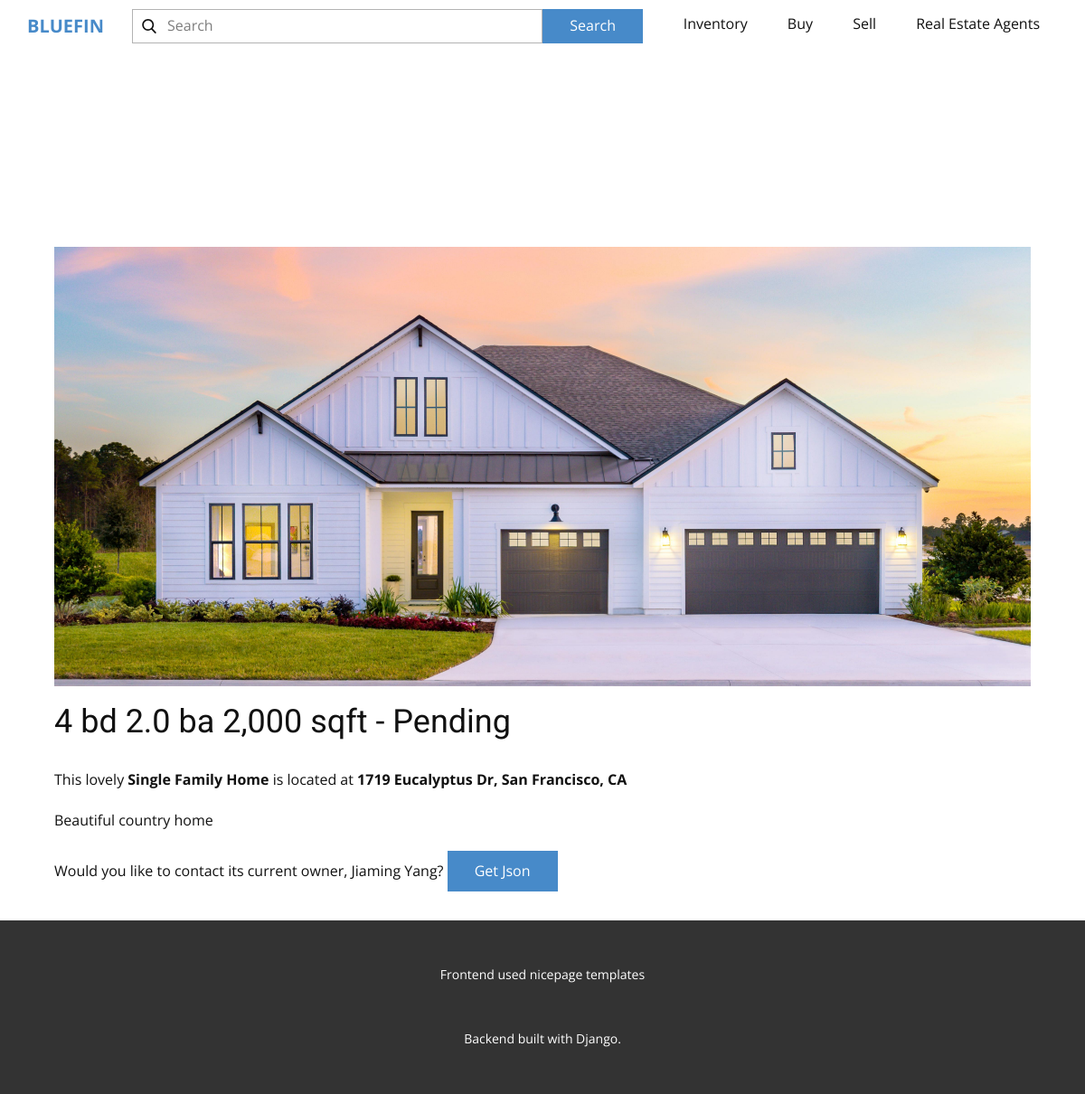
/home-detail/1719-eucalyptus-dr-94133/, run on the app's committed database.
### core/models.py (models this page shows, shortened)
class Property(models.Model):
    PROPERTY_TYPE = (
        ("Single Family Home", "Single Family Home"),
        ("Condominium", "Condominium"),
        ("Apartment", "Apartment"),
        ("Town Home", "Town Home"),
        ("Duplex", "Duplex"),
        ("Loft", "Loft"),
    )
    TRANSACTION_TYPE = (
        ("Pending", "Pending"),
        ("Processing", "Processing"),
        ("Available", "Available"),
        ("Closed", "Closed"),
        ("Sold", "Sold"),
    )
    slug = models.SlugField(default='', editable=False)
    listed_date = models.DateTimeField(auto_now_add=True)
    address_1 = models.CharField(max_length=200)
    address_2 = models.CharField(max_length=200, blank=True)
    city = models.CharField(max_length=100)
    state = models.CharField(max_length=100)
    zip = models.CharField(max_length=100)
    property_type = models.CharField(max_length=100, choices=PROPERTY_TYPE)
    square_feet = models.CharField(max_length=100)
    number_bedroom = models.IntegerField(default=0)
    number_baths = models.FloatField(default=0)
    description = models.CharField(max_length=500, default="Beautiful country home")
    transaction_state = models.CharField(max_length=100, choices=TRANSACTION_TYPE)
    price = models.FloatField()
    item_picture = models.ImageField(default='default.jfif', upload_to='homeImg')
    owner = models.ForeignKey(Owner, on_delete=models.CASCADE)

class Owner(models.Model):
    first_name = models.CharField(max_length=100, blank=False)
    last_name = models.CharField(max_length=100, blank=False)
    email = models.EmailField(unique=True)
    phone = models.BigIntegerField(default=0)  # alternatively use string
    status = models.CharField(max_length=100, default="Active")
    def __str__(self):
        return f"{self.first_name} {self.last_name}"

### core/views.py (the view)
# urls.py: path('home-detail/<slug>/', views.HomeDetailView.as_view(), name='home-detail'),
class HomeDetailView(DetailView):
    model = Property
    template_name = "property_detail.html"
    def get(self, request, *args, **kwargs):
        search_field = request.GET.get('search')
        if search_field is not None:
            return redirect('/?search=' + search_field)
        return super().get(self, request, *args, **kwargs)

### templates/property_detail.html (shortened to what this page needs)
{% load static %}
{% load humanize %}
<!doctype html>
<html style="font-size: 16px;">
<head>
    <link rel="stylesheet" href="{% static 'nicepage.css' %}" media="screen">
    <link rel="stylesheet" href="{% static 'Post-Template.css' %}" media="screen">
</head>
<body class="u-body">
{% include 'header.html' %}
<section class="u-align-center u-clearfix u-section-1" id="sec-5a7a">
    <div class="u-clearfix u-sheet u-valign-middle-md u-valign-middle-sm u-valign-middle-xs u-sheet-1">
        <div class="u-container-style u-expanded-width u-post-details u-post-details-1">
            <div class="u-container-layout u-valign-middle u-container-layout-1">
                <img alt="" class="u-blog-control u-expanded-width u-image u-image-default u-image-1" src="{{property.item_picture.url}}">
                <h2 class="u-blog-control u-text u-text-1">{{ property.number_bedroom}} bd {{ property.number_baths}} ba {{ property.square_feet|intcomma}} sqft - {{ property.transaction_state}}</h2>
                <div class="u-blog-control u-metadata u-metadata-1">
                    <span class="u-meta-date u-meta-icon">This lovely <b>{{property.property_type}}</b> is located at <b>{{ property.address_1 }}, {{ property.city }}, {{ property.state }}</b></span>
                </div>
                <div class="u-align-justify u-blog-control u-post-content u-text u-text-2 fr-view">
                    {{property.description}}
                </div>
                <div class="u-align-justify u-blog-control u-post-content u-text u-text-2 fr-view">
                    Would you like to contact its current owner, {{property.owner}}?
                    <a href="/home-json/{{ property.slug }}"> <button class="u-btn u-btn-submit u-button-style">Get Json</button></a>
                </div>
            </div>
        </div>
    </div>
</section>
{% include 'footer.html' %}
</body>
</html>

### templates/header.html (shortened to what this page needs)
<header class="u-clearfix u-header u-header" id="sec-2a76">
    <div class="u-clearfix u-sheet u-sheet-1">
        <nav class="u-menu u-menu-dropdown u-offcanvas u-menu-1">
            <div class="u-custom-menu u-nav-container">
                <ul class="u-nav u-unstyled u-nav-1">
                    <li class="u-nav-item"><a
                            class="u-button-style u-nav-link u-text-active-palette-1-base u-text-hover-palette-2-base"
                            href="#" style="padding: 10px 20px;">Inventory</a>
                    </li>
                    <li class="u-nav-item"><a
                            class="u-button-style u-nav-link u-text-active-palette-1-base u-text-hover-palette-2-base"
                            href="#" style="padding: 10px 20px;">Buy</a>
                    </li>
                    <li class="u-nav-item"><a
                            class="u-button-style u-nav-link u-text-active-palette-1-base u-text-hover-palette-2-base"
                            href="#" style="padding: 10px 20px;">Sell</a>
                    </li>
                    <li class="u-nav-item"><a
                            class="u-button-style u-nav-link u-text-active-palette-1-base u-text-hover-palette-2-base"
                            href="#" style="padding: 10px 20px;">Real Estate Agents</a>
                    </li>
                </ul>
            </div>
        </nav>
        <a href="/" class="u-btn u-button-style u-none u-text-hover-palette-2-base u-text-palette-1-base u-btn-1">BLUEFIN</a>
        <form action="" method="get" class="u-border-1 u-border-grey-30 u-search u-search-left u-white u-search-1" id="search-form">
            <button class="u-search-button">
            <span class="u-search-icon u-spacing-10">
              <svg class="u-svg-link" preserveAspectRatio="xMidYMin slice" viewBox="0 0 56.966 56.966"><use
                      xmlns:xlink="http://www.w3.org/1999/xlink" xlink:href="#svg-a9bf"></use></svg>
            </span>
            </button>
            <input class="u-search-input" type="search" name="search" value="" placeholder="Search">
        </form>
        <button class="u-btn u-button-style u-btn-2" type="submit" form="search-form">Search</button>
    </div>
</header>

### templates/footer.html
<footer class="u-align-center u-clearfix u-footer u-grey-80 u-footer" id="sec-f5d0">
    <div class="u-clearfix u-sheet u-valign-middle-lg u-valign-middle-md u-valign-middle-sm u-valign-middle-xs u-sheet-1">
        <p class="u-small-text u-text u-text-variant u-text-1">Frontend used nicepage templates</p>
        <p class="u-small-text u-text u-text-variant u-text-1">Backend built with Django.</p>
    </div>
</footer>

### static/Post-Template.css (style rules this page uses)
.u-section-1 .u-sheet-1 { min-height: 835px; }
.u-section-1 .u-post-details-1 { min-height: 375px; margin-top: 60px; margin-bottom: -10px; }
.u-section-1 .u-container-layout-1 { padding: 30px; }
.u-section-1 .u-image-1 { height: 486px; margin-top: 0; margin-bottom: 0; margin-left: 0; }
.u-section-1 .u-text-1 { margin-top: 20px; margin-bottom: 0; margin-left: 0; }
.u-section-1 .u-metadata-1 { margin-top: 30px; margin-bottom: 0; margin-left: 0; }
.u-section-1 .u-text-2 { margin-bottom: 0; margin-top: 20px; margin-left: 0; }

### data on the page
Property: item_picture (placeholder picture), number_bedroom "4", number_baths "2.0", square_feet "2,000", transaction_state "Pending", property_type "Single Family Home", address_1 "1719 Eucalyptus Dr", city "San Francisco", state "CA", description "Beautiful country home", owner "Jiaming Yang"
